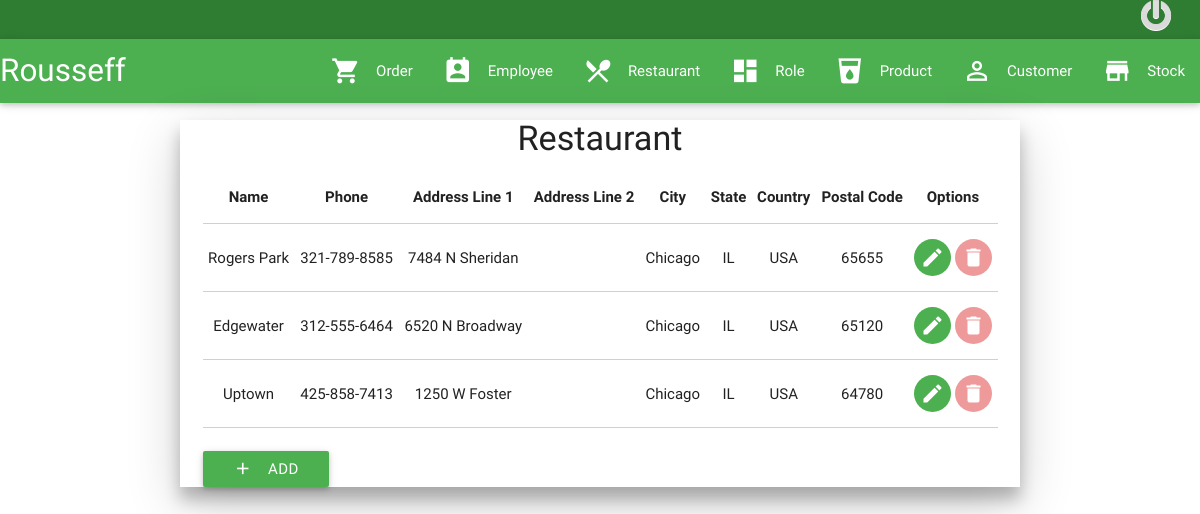
The app's page /view/restaurant.php (signed in) with its own data.
### tables this page shows
CREATE TABLE IF NOT EXISTS `restaurant` (
  `restaurantId` INT(11) NOT NULL AUTO_INCREMENT,
  `restaurantName` VARCHAR(45) NOT NULL,
  `restaurantPhone` VARCHAR(50) NOT NULL,
  `restaurantAddressLine1` VARCHAR(50) NULL DEFAULT NULL,
  `restaurantAddressLine2` VARCHAR(50) NULL DEFAULT NULL,
  `restaurantCity` VARCHAR(50) NOT NULL,
  `restaurantState` VARCHAR(50) NULL DEFAULT NULL,
  `restaurantCountry` VARCHAR(50) NOT NULL,
  `restaurantPostalCode` VARCHAR(15) NOT NULL,
  `restaurantDeleted` BINARY NOT NULL DEFAULT 0,
  PRIMARY KEY (`restaurantId`));

### dataaccess/db.inc.php (called while the page is built)
<?php
	include_once DIR_BASE . "dataaccess/config.inc.php";
	class BaseDB
	{
		function connectDatabase()
		{
			try
			{
				global $host, $dbname, $username, $password;
			  	$pdo = new PDO('mysql:host=' . $host . ';dbname=' . $dbname . '', $username, $password);
			  	$pdo->setAttribute(PDO::ATTR_ERRMODE, PDO::ERRMODE_EXCEPTION);
			  	$pdo->exec('SET NAMES "utf8"');
			  	return $pdo;
			}
			catch (PDOException $e)
			{
			  	$error = 'Unable to connect to the database server. ' . $e->getMessage();
			  	die($error);
			  	exit();
			}
			catch (Exception $err)
			{
				$error = 'Error. ' . $e->getMessage();
			 	die($error);
			  	exit();
			}
		}
	}

### business/restaurantBS.php (called while the page is built, shortened)
<?php
	include_once DIR_BASE . "mapper/restaurantMapper.php";
	class RestaurantBS
	{
		private $restaurantMapper = null;
		function RestaurantBS()
		{
			$this->restaurantMapper = new RestaurantMapper();
		}
		public function getRestaurants($id = null)
		{
			return $this->restaurantMapper->getRestaurants($id);
		}
	}

### dataaccess/restaurantDA.php (called while the page is built, shortened)
<?php
	include_once DIR_BASE . "dataaccess/db.inc.php";
	class RestaurantDA extends BaseDB
	{
		private $conn;
		function RestaurantDA()
		{
			$this->conn = parent::connectDatabase();
		}
		public function getRestaurants($id = null, $connection = null)
		{
			if($connection == null)
				$connection = $this->conn;
			try
			{
			  	$sql = 'SELECT *
				  		FROM restaurant';
				$prep = $connection->prepare($sql);
				$prep->execute();
			    return $prep->fetchAll();
			}
			catch (PDOException $e)
			{
			    $error = 'Error fetching restaurant: ' . $e->getMessage();
			    die($error);
			    exit();
			}
		}
	}

### mapper/restaurantMapper.php (called while the page is built, shortened)
<?php
	include_once DIR_BASE . "dataaccess/restaurantDA.php";
	class RestaurantMapper
	{
		private $restaurantDAO = null;
		function RestaurantMapper()
		{
			$this->restaurantDAO = new RestaurantDA();
		}
		public function getRestaurants($id = null)
		{
			$restaurantsRet = [];
			$restaurants = $this->restaurantDAO->getRestaurants($id);
			foreach ($restaurants as $restaurant)
			{
				array_push($restaurantsRet, $this->createRestaurant($restaurant));
			}
			return $restaurantsRet;
		}
		public function createRestaurant($restaurant)
		{
			$rest = new Restaurant();
			$rest->id = $restaurant['restaurantId'];
			$rest->name = $restaurant['restaurantName'];
			$rest->phone = $restaurant['restaurantPhone'];
			$rest->addressLine1 = $restaurant['restaurantAddressLine1'];
			$rest->addressLine2 = $restaurant['restaurantAddressLine2'];
			$rest->city = $restaurant['restaurantCity'];
			$rest->state = $restaurant['restaurantState'];
			$rest->country = $restaurant['restaurantCountry'];
			$rest->postalCode = $restaurant['restaurantPostalCode'];
			return $rest;
		}
	}

### view/restaurant.html.php (the view, shortened to what this page needs)
<?php  include 'header.php';?>
<div class="container z-depth-3">
	<h4 class="center-align ">Restaurant</h4>
	<table class="bordered hoverable responsive-table">
        <thead>
          <tr>
			<th data-field="id" class="center-align">Name</th>
			<th data-field="id" class="center-align">Phone</th>
			<th data-field="id" class="center-align">Address Line 1</th>
			<th data-field="id" class="center-align">Address Line 2</th>
			<th data-field="id" class="center-align">City</th>
			<th data-field="id" class="center-align">State</th>
			<th data-field="id" class="center-align">Country</th>
			<th data-field="id" class="center-align">Postal Code</th>
			<th data-field="id" class="center-align">Options</th>
          </tr>
        </thead>
        <tbody>
        	<?php foreach ($restaurants as $restaurant): ?>
          <tr>
			<td class="center-align"><?php echo $restaurant->name; ?></td>
			<td class="center-align"><?php echo $restaurant->phone; ?></td>
			<td class="center-align"><?php echo $restaurant->addressLine1; ?></td>
			<td class="center-align"><?php echo $restaurant->addressLine2; ?></td>
			<td class="center-align"><?php echo $restaurant->city; ?></td>
			<td class="center-align"><?php echo $restaurant->state; ?></td>
			<td class="center-align"><?php echo $restaurant->country; ?></td>
			<td class="center-align"><?php echo $restaurant->postalCode; ?></td>
            <td class="center-align">
				<form action="?" method="post">
					<div>
						<button class="btn-floating btn-flat waves-effect waves-light green tooltipped" data-position="top" data-delay="15" data-tooltip="Edit Restaurant" type="submit" name="action" value="iedit">
    						<i class="mdi-editor-mode-edit"></i>
  						</button>
  						<button class="btn-floating btn-flat waves-effect waves-light tooltipped red lighten-3" data-position="top" data-delay="15" data-tooltip="Delete Restaurant" type="button" onclick="callDeleteRoutine('<?php echo $deleteUrl; ?>', <?php echo $restaurant->id; ?>);" name="delete" value="idelete">
    						<i class="mdi-action-delete"></i>
  						</button>
					</div>
				</form>
			</td>
          </tr>
          <?php endforeach; ?>
        </tbody>
      </table>
      <form action="?" method="post">
       <br>
		<button class="waves-effect waves-light btn green" type="submit" name="add" value="Add">Add
    		<i class="mdi-content-add left"></i>
  		</button>
	</form>
</div>
<?php  include 'footer.php';?>

### records on screen
restaurant: restaurantName "Rogers Park", restaurantPhone "321-789-8585", restaurantAddressLine1 "7484 N Sheridan", restaurantCity "Chicago", restaurantState "IL", restaurantCountry "USA", restaurantPostalCode "65655"
restaurant: restaurantName "Edgewater", restaurantPhone "312-555-6464", restaurantAddressLine1 "6520 N Broadway", restaurantCity "Chicago", restaurantState "IL", restaurantCountry "USA", restaurantPostalCode "65120"
restaurant: restaurantName "Uptown", restaurantPhone "425-858-7413", restaurantAddressLine1 "1250 W Foster", restaurantCity "Chicago", restaurantState "IL", restaurantCountry "USA", restaurantPostalCode "64780"
